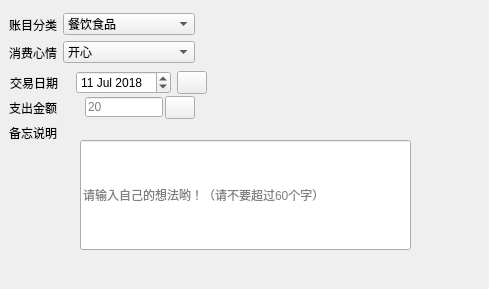
   <widget class="QWidget" name="Outlay_3">
    <attribute name="title">
     <string>支出</string>
    </attribute>
    <widget class="QWidget" name="WindMain_5" native="true">
     <property name="geometry">
      <rect>
       <x>0</x>
       <y>0</y>
       <width>480</width>
       <height>280</height>
      </rect>
     </property>
     <property name="sizePolicy">
      <sizepolicy hsizetype="Fixed" vsizetype="Fixed">
       <horstretch>0</horstretch>
       <verstretch>0</verstretch>
      </sizepolicy>
     </property>
     <property name="minimumSize">
      <size>
       <width>480</width>
       <height>280</height>
      </size>
     </property>
     <property name="maximumSize">
      <size>
       <width>0</width>
       <height>0</height>
      </size>
     </property>
     <widget class="QLabel" name="labelTradeNote_3">
      <property name="geometry">
       <rect>
        <x>9</x>
        <y>125</y>
        <width>56</width>
        <height>16</height>
       </rect>
      </property>
      <property name="text">
       <string>备忘说明</string>
      </property>
     </widget>
     <widget class="QLineEdit" name="lineEdit">
      <property name="geometry">
       <rect>
        <x>80</x>
        <y>140</y>
        <width>331</width>
        <height>110</height>
       </rect>
      </property>
      <property name="minimumSize">
       <size>
        <width>0</width>
        <height>110</height>
       </size>
      </property>
      <property name="maximumSize">
       <size>
        <width>16777215</width>
        <height>110</height>
       </size>
      </property>
      <property name="text">
       <string/>
      </property>
      <property name="placeholderText">
       <string>请输入自己的想法哟！（请不要超过60个字）</string>
      </property>
     </widget>
     <widget class="QWidget" name="layoutWidget">
      <property name="geometry">
       <rect>
        <x>9</x>
        <y>94</y>
        <width>388</width>
        <height>27</height>
       </rect>
      </property>
      <layout class="QHBoxLayout" name="horizontalLayout_9">
       <item>
        <widget class="QLabel" name="labelTradeAmount_3">
         <property name="text">
          <string>支出金额</string>
         </property>
        </widget>
       </item>
       <item>
        <layout class="QHBoxLayout" name="horizontalLayout_24">
         <property name="spacing">
          <number>2</number>
         </property>
         <item>
          <widget class="QLabel" name="labelOutlay_3">
           <property name="minimumSize">
            <size>
             <width>20</width>
             <height>20</height>
            </size>
           </property>
           <property name="maximumSize">
            <size>
             <width>40</width>
             <height>20</height>
            </size>
           </property>
           <property name="text">
            <string/>
           </property>
          </widget>
         </item>
         <item>
          <widget class="QLineEdit" name="lineEditTradeAmount_3">
           <property name="minimumSize">
            <size>
             <width>78</width>
             <height>0</height>
            </size>
           </property>
           <property name="maximumSize">
            <size>
             <width>78</width>
             <height>20</height>
            </size>
           </property>
           <property name="placeholderText">
            <string>20</string>
           </property>
          </widget>
         </item>
         <item>
          <widget class="QPushButton" name="btnCalculator_3">
           <property name="minimumSize">
            <size>
             <width>30</width>
             <height>23</height>
            </size>
           </property>
           <property name="maximumSize">
            <size>
             <width>30</width>
             <height>23</height>
            </size>
           </property>
           <property name="text">
            <string/>
           </property>
           <property name="iconSize">
            <size>
             <width>30</width>
             <height>23</height>
            </size>
           </property>
           <property name="flat">
            <bool>false</bool>
           </property>
          </widget>
         </item>
         <item>
          <spacer name="horizontalSpacer_8">
           <property name="orientation">
            <enum>Qt::Horizontal</enum>
           </property>
           <property name="sizeHint" stdset="0">
            <size>
             <width>188</width>
             <height>17</height>
            </size>
           </property>
          </spacer>
         </item>
        </layout>
       </item>
      </layout>
     </widget>
     <widget class="QWidget" name="layoutWidget">
      <property name="geometry">
       <rect>
        <x>9</x>
        <y>37</y>
        <width>381</width>
        <height>31</height>
       </rect>
      </property>
      <layout class="QHBoxLayout" name="horizontalLayout_15">
       <item>
        <widget class="QLabel" name="labelAccountOwner_3">
         <property name="text">
          <string>消费心情</string>
         </property>
        </widget>
       </item>
       <item>
        <layout class="QHBoxLayout" name="horizontalLayout_13">
         <item>
          <widget class="QComboBox" name="lineEditOutlayAccountOwner_3">
           <property name="minimumSize">
            <size>
             <width>132</width>
             <height>0</height>
            </size>
           </property>
           <property name="maximumSize">
            <size>
             <width>132</width>
             <height>16777215</height>
            </size>
           </property>
           <item>
            <property name="text">
             <string>开心</string>
            </property>
           </item>
           <item>
            <property name="text">
             <string>后悔</string>
            </property>
           </item>
           <item>
            <property name="text">
             <string>平淡</string>
            </property>
           </item>
           <item>
            <property name="text">
             <string>激动</string>
            </property>
           </item>
          </widget>
         </item>
         <item>
          <spacer name="horizontalSpacer_3">
           <property name="orientation">
            <enum>Qt::Horizontal</enum>
           </property>
           <property name="sizeHint" stdset="0">
            <size>
             <width>40</width>
             <height>20</height>
            </size>
           </property>
          </spacer>
         </item>
        </layout>
       </item>
      </layout>
     </widget>
     <widget class="QWidget" name="layoutWidget">
      <property name="geometry">
       <rect>
        <x>9</x>
        <y>9</y>
        <width>381</width>
        <height>31</height>
       </rect>
      </property>
      <layout class="QHBoxLayout" name="horizontalLayout_17">
       <item>
        <widget class="QLabel" name="labelAccountClass_3">
         <property name="text">
          <string>账目分类</string>
         </property>
        </widget>
       </item>
       <item>
        <layout class="QHBoxLayout" name="horizontalLayout_16">
         <item>
          <widget class="QComboBox" name="lineEditOutlayMainClass_3">
           <property name="minimumSize">
            <size>
             <width>132</width>
             <height>0</height>
            </size>
           </property>
           <property name="maximumSize">
            <size>
             <width>132</width>
             <height>16777215</height>
            </size>
           </property>
           <item>
            <property name="text">
             <string>餐饮食品</string>
            </property>
           </item>
           <item>
            <property name="text">
             <string>服装鞋帽</string>
            </property>
           </item>
           <item>
            <property name="text">
             <string>日常居家</string>
            </property>
           </item>
           <item>
            <property name="text">
             <string>交通出行</string>
            </property>
           </item>
           <item>
            <property name="text">
             <string>休闲娱乐</string>
            </property>
           </item>
           <item>
            <property name="text">
             <string>文化教育</string>
            </property>
           </item>
           <item>
            <property name="text">
             <string>人情交际</string>
            </property>
           </item>
           <item>
            <property name="text">
             <string>医疗保健</string>
            </property>
           </item>
           <item>
            <property name="text">
             <string>投资理财</string>
            </property>
           </item>
          </widget>
         </item>
         <item>
          <spacer name="horizontalSpacer_4">
           <property name="orientation">
            <enum>Qt::Horizontal</enum>
           </property>
           <property name="sizeHint" stdset="0">
            <size>
             <width>40</width>
             <height>20</height>
            </size>
           </property>
          </spacer>
         </item>
        </layout>
       </item>
      </layout>
     </widget>
     <widget class="QWidget" name="layoutWidget">
      <property name="geometry">
       <rect>
        <x>10</x>
        <y>70</y>
        <width>197</width>
        <height>25</height>
       </rect>
      </property>
      <layout class="QHBoxLayout" name="horizontalLayout_10">
       <item>
        <widget class="QLabel" name="labelTradeTime_3">
         <property name="text">
          <string>交易日期</string>
         </property>
        </widget>
       </item>
       <item>
        <widget class="QDateEdit" name="dateEdit_5">
         <property name="dateTime">
          <datetime>
           <hour>0</hour>
           <minute>0</minute>
           <second>0</second>
           <year>2018</year>
           <month>7</month>
           <day>11</day>
          </datetime>
         </property>
        </widget>
       </item>
       <item>
        <widget class="QPushButton" name="btnCalendar_3">
         <property name="minimumSize">
          <size>
           <width>30</width>
           <height>23</height>
          </size>
         </property>
         <property name="maximumSize">
          <size>
           <width>30</width>
           <height>23</height>
          </size>
         </property>
         <property name="text">
          <string/>
         </property>
         <property name="iconSize">
          <size>
           <width>30</width>
           <height>23</height>
          </size>
         </property>
         <property name="flat">
          <bool>false</bool>
         </property>
        </widget>
       </item>
      </layout>
     </widget>
    </widget>
   </widget>
